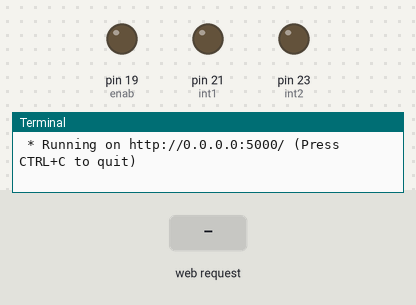
A program run on a simulated Jetson Nano (header pin numbers). Shown: output pins drawn as LEDs (lit = HIGH), the last lines printed to the terminal. The inputs (shaded band) are chosen by the test bench. The clock reads 2024-03-15 10:24:30 at power-on unless the program sets it.

Above: at 1.2 s.
1.3 s: HTTP request for /forward received
At 2.5 s:
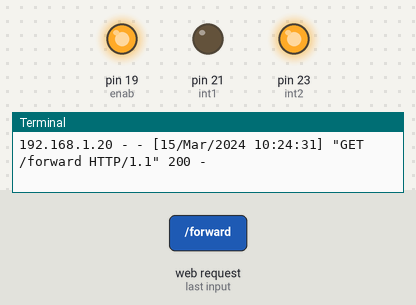
2.8 s: HTTP request for /backward received
At 3.8 s:
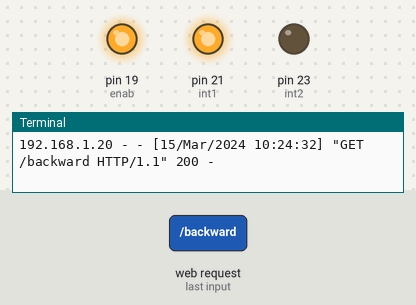
4.3 s: HTTP request for /stop received
At 4.9 s:
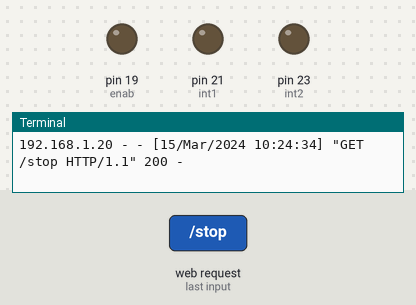
Timing chart, 0 to 7.3 s (numbered marks = the images above; inputs shaded):
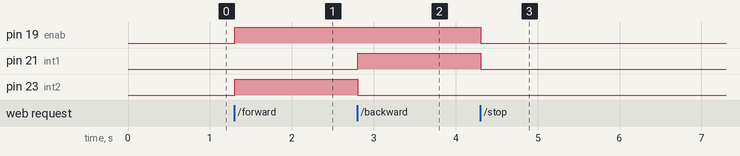

The program:

app.py
```python
from flask import Flask
import simple_out
app = Flask(__name__)


@app.route('/forward')
def f():
    simple_out.forward()
    return "Going forward"

@app.route('/backward')
def b():
    simple_out.backward()
    return "backward"

@app.route('/stop')
def s():
    simple_out.stop()
    return "stop"
if __name__ == '__main__':
    app.run(host='0.0.0.0')
```

simple_out.py
```python
import Jetson.GPIO as GPIO
import time

# Pin Definitions
enab = 19  # BOARD pin 12, BCM pin 18
int1 = 21
int2 = 23

def forward():
    # Pin Setup:
    # Board pin-numbering scheme
    GPIO.setmode(GPIO.BOARD)
    # set pin as an output pin with optional initial state of HIGH
    GPIO.setup(enab, GPIO.OUT, initial=GPIO.HIGH)
    GPIO.setup(int1, GPIO.OUT, initial=GPIO.HIGH)
    GPIO.setup(int2, GPIO.OUT, initial=GPIO.HIGH)
    GPIO.output(enab,GPIO.HIGH)
    GPIO.output(int1, GPIO.LOW)
    GPIO.output(int2, GPIO.HIGH)
def backward():
    # Pin Setup:
    # Board pin-numbering scheme
    GPIO.setmode(GPIO.BOARD)
    # set pin as an output pin with optional initial state of HIGH
    GPIO.setup(enab, GPIO.OUT, initial=GPIO.HIGH)
    GPIO.setup(int1, GPIO.OUT, initial=GPIO.HIGH)
    GPIO.setup(int2, GPIO.OUT, initial=GPIO.HIGH)
    GPIO.output(enab,GPIO.HIGH)
    GPIO.output(int1, GPIO.HIGH)
    GPIO.output(int2, GPIO.LOW)
def stop():
    # Pin Setup:
    # Board pin-numbering scheme
    GPIO.setmode(GPIO.BOARD)
    # set pin as an output pin with optional initial state of HIGH
    GPIO.setup(enab, GPIO.OUT, initial=GPIO.HIGH)
    GPIO.setup(int1, GPIO.OUT, initial=GPIO.HIGH)
    GPIO.setup(int2, GPIO.OUT, initial=GPIO.HIGH)
    GPIO.output(enab,GPIO.LOW)
    GPIO.output(int1, GPIO.LOW)
    GPIO.output(int2, GPIO.LOW)
```

Measured:
- after the input at 1.3 s, pin 19 (enab), pin 23 (int2): LOW → HIGH at once
- after the input at 2.8 s, pin 21 (int1): LOW → HIGH at once; pin 23 (int2): HIGH → LOW at once
- after the input at 4.3 s, pin 19 (enab), pin 21 (int1): HIGH → LOW at once
